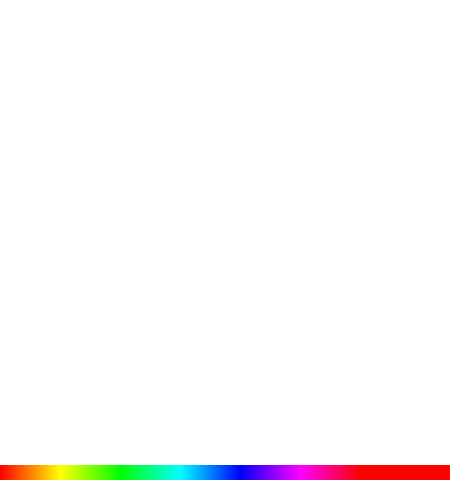
Frame 1 (no input)
Frame 60 (no input): identical to frame 1, image omitted
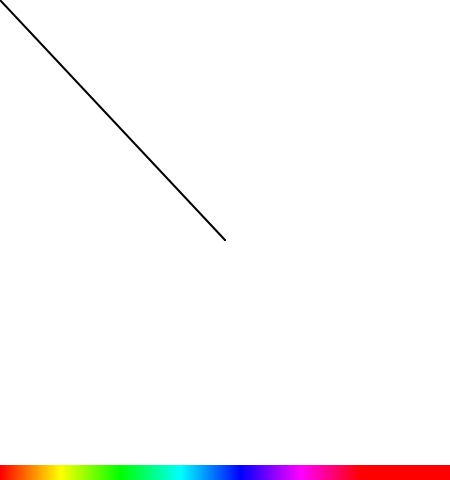
Frame 120 (the mouse pressed at the canvas centre since frame 60)

The p5.js sketch that drew these frames (run headless with seeded random() and noise() and a simulated clock; from frame 60 on, the mouse is pressed at the canvas centre):

// p5.js sketch
// ── sketch.js
//paint by Jorea on p5js, thanks jorea :>

function setup() { 
  createCanvas(450, 480);
  background(0,0,0,0);
  colorMode(HSB)
  } 

function draw() { 
 	c = map(mouseX,0,width,0,360)
  strokeWeight(0);

	for (var x = 0;x<width;x = x + 1){
    fill(x/360 * 360, 100, 100);
  	rect(x, height - 15, 30,30)
  	}

  strokeWeight(2);
  if(mouseIsPressed){
  	//stroke(c,75,100)
   line(mouseX,mouseY,pmouseX,pmouseY) 
  	}
  
}

function mousePressed(){ // different function (not in the continuous draw loop) with a condition of pressing the mouse
    // each time the mouse is pressed over these coordinates (the random rect), then the rect color will change color
	if((mouseX > 0) && (mouseX < width) && (mouseY > height - 30) && (mouseY < height)){
      stroke(c,75,100)
		}
}
// ── main.css
iframe{
	position: absolute;
	top: 90px;
	left: 240px;
	width: 450px;
	height: 480px;
}
.painting{
	width: 1100px;
	margin-left: 20px;
	margin-top: 20px;
}

img{ 
width: 100%;
 }
// ── painting.html
<!DOCTYPE html>
<!-- saved from url=(0048)https://gemcopeland.github.io/html-template.html -->
<html><head><meta http-equiv="Content-Type" content="text/html; charset=UTF-8"><!-- a container for metadata -->
        <!--charset: character encoding capable of encoding all characters on the web  -->
        <meta http-equiv="X-UA-Compatible" content="IE=edge,chrome=1"><!--for browser compatibility: choose rendering engine to view the page in an correct view (for old ver. IE)  -->
        <title>capsule</title><!--declaring the title, or name, of the HTML document. displayed in the browser's title bar-->
        <meta name="description" content=""><!--keywords/snippet for search engines-->
        <meta name="viewport" content="width=device-width"><!--the browser will (probably) render the width of the page at the width of its own screen -->
        <link rel="stylesheet" type="text/css" href="main.css">
    </head>
    <body><!--all the contents of an HTML document goes here-->
    
    <iframe src="index.html"></iframe>

    <div class="painting">
        <img src="background.jpg">
    </div>
    
</body></html>
